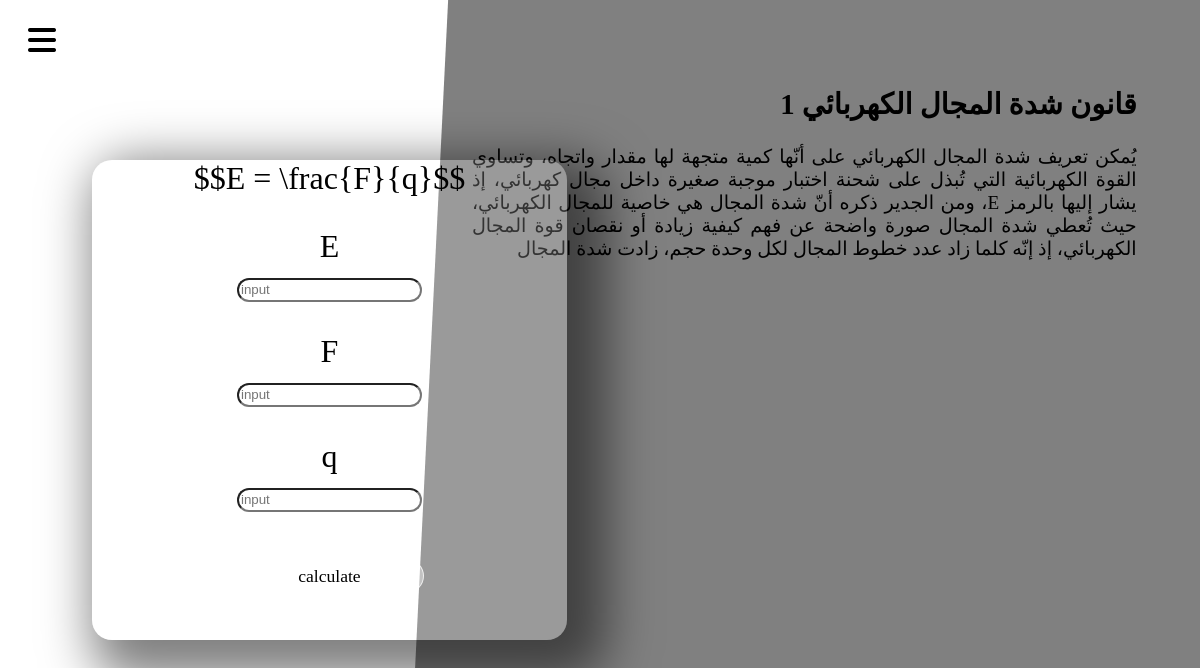
/calculator/2, run on the app's committed database.
### app.py (models this page shows)
class Equation(db.Model):
    id = db.Column(db.Integer, primary_key=True)
    equation = db.Column(db.String(200), nullable=False)
    inputs = db.Column(db.Text, nullable=False)
    latex = db.Column(db.String(200), nullable=False)
    title_en = db.Column(db.String(200), nullable=False)
    title_ar = db.Column(db.String(200), nullable=False)
    info_en = db.Column(db.String(2000), nullable=True)
    info_ar = db.Column(db.String(2000), nullable=True)
    img = db.Column(db.String(500), nullable=True)
    video = db.Column(db.String(400), nullable=True)

### app.py (the view, shortened to what this page needs)
@app.route('/calculator/<int:id>', methods=['POST', 'GET'])
def calculator(id):
    eq = Equation.query.get(id)
    eqs = Equation.query.all()
    return render_template('calculator.html', equation=eq, output={}, equations=eqs)

### app.py (called while the page is built)
@app.before_request
def before_request():
    session.permanent = True
    app.permanent_session_lifetime = timedelta(minutes=50)

### templates/calculator.html (shortened to what this page needs)
{% extends 'base.html' %}
{% block head %}
<link rel="stylesheet" href="/static/calculator.css">
{% endblock %}
{% block body %}
<div class="navbar-part">
    <i class="fas fa-bars menu"></i>
</div>
<div class="body-wrapper">
    <div class="info-wrapper">
        <div class="info">
            <h2 style="text-align: right;">{{ equation.title_ar }}</h2>
            {{ equation.info_ar|safe }}
        </div>
    </div>
    <div class="inputs">
        <form action="/calculator/{{equation.id}}" method="post" name="inputs" id="inputs" onsubmit="return validateForm()">
            <div class="latex">
                {{equation.latex}}
            </div>
            {%- for input in equation.inputs.split(',') %}
            <div class="input-wrapper">
                <label for="{{input}}" class="input-label">{{input}}</label>
                <br>
                <input type="text" placeholder="input" name="{{input}}" class="input" id="{{input}}" value="{{output[input]}}" onkeydown="
                    // try {
                    //     clearTimeout(b)
                    // } catch (error) {
                    // }
                    // b = setTimeout(() => document.forms['inputs'].submit(), 3000)
                ">
                <br>
            </div>
            {%- endfor %}
            <div class="submit" onclick="if(validateForm()){document.getElementById('inputs').submit()}">
                <span>calculate</span>
            </div>
            <div class="spacer" style="height: 1rem; min-height: 1rem;"></div>
        </form>
    </div>
</div>
{% endblock %}

### static/style.css (style rules this page uses)
html, body { height: 100%; margin: 0; padding: 0; font-size: 16px; }
body { --body-bg: rgb(187, 245, 230); transition: background-color 3s; background-color: var(--body-bg); }
.latex { display: inline-block; }

### static/calculator.css (style rules this page uses)
html { box-sizing: border-box; }
*, *::before, *::after { box-sizing: inherit; }
body { --font-size: 2rem; --navbar-width: 7%; padding: 0rem; text-align: center; font-size: var(--font-size); background: url('http://papers.co/wallpaper/papers.co-vg40-polygon-dark-bw-art-graphic-pattern-34-iphone6-plus-wallpaper.jpg') fixed; }
.body-wrapper { --container-height: 100%; height: 100%; display: grid; padding-left: calc(var(--navbar-width) + 0.5rem); grid-template-columns: repeat(7, 1fr); grid-template-rows: repeat(5, 1fr); justify-content: stretch; position: relative; }
.inputs { position: relative; z-index: 2; grid-column: 1 / 4; grid-row: 2 / 5; border-radius: 20px; background-color: rgba(255, 255, 255, 0.2); box-shadow: 20px 20px 50px 20px rgba(0, 0, 0, 0.5); display: flex; flex-direction: column; justify-content: flex-start; overflow: auto; }
.body-wrapper > .inputs { direction: rtl; }
form#inputs { height: 100%; width: 100%; display: flex; flex-direction: column; justify-content: space-between; align-items: center; direction: ltr; }
.info-wrapper { position: relative; grid-column: 3 / -1; grid-row: 1 / -1; z-index: 2; padding: 8%; background-color: gray; clip-path: polygon(5% 0, 100% 0, 100% 100%, 0 100%); overflow: auto; }
.info { background-color: gray; font-size: 1.2rem; text-align: justify; height: max-content; }
.info p { direction: rtl; text-align-last: right; }
.input { border-radius: 5000px; height: 1.5rem; transition: all 0.5s; }
.submit { width: 40%; height: 7%; min-width: 40%; min-height: 7%; border-radius: 150px; background-color: rgba(255, 255, 255, 0.4); border: 1px solid rgba(255, 255, 255, 0.75); font-size: 1.1rem; cursor:pointer; position: relative; overflow: hidden; display: flex; align-items: center; justify-content: center; margin: 1rem 0 0 0; transition: all 0.4s; }
.submit::before { content: ''; width: 100%; height: 100%; background-color: rgba(0, 0, 0, 0.8); position: absolute; left: -100%; top: 0; transition: all 0.4s; }
.submit span { z-index: 3; }
.spacer { width: 50px; }
.navbar-part { --nav-color: rgba(255, 255, 255, 0.7); display: flex; align-items: center; justify-content: center; height: 10%; width: var(--navbar-width); position: fixed; left: 0%; top: 0%; z-index: 15; background-color: var(--nav-color); transition: all 0.4s; }
.navbar-part > i { position: absolute; top: 50%; left: 50%; transform: translate(-50%, -50%); transition: all 0.4s; }

### data on the page
Equation: title_ar "قانون شدة المجال الكهربائي 1", info_ar "يُمكن تعريف شدة المجال الكهربائي على أنّها كمية متجهة لها مقدار واتجاه، وتساوي القوة الكهربائية التي تُبذل على شحنة اختبار موجبة صغيرة داخل مجال كهربائي، إذ يشار إليها بالرمز E، ومن الجدير ذكره أنّ شدة المجال هي خاصية للمجال الكهربائي، حيث تُعطي شدة المجال صورة واضحة عن فهم كيفية زيادة أو نقصان قوة المجال الكهربائي، إذ إنّه كلما زاد عدد خطوط المجال لكل وحدة حجم، زادت شدة المجال", latex "$$E = \\frac{F}{q}$$"

### other printed values
{{ input }} "E" "F" "q"
